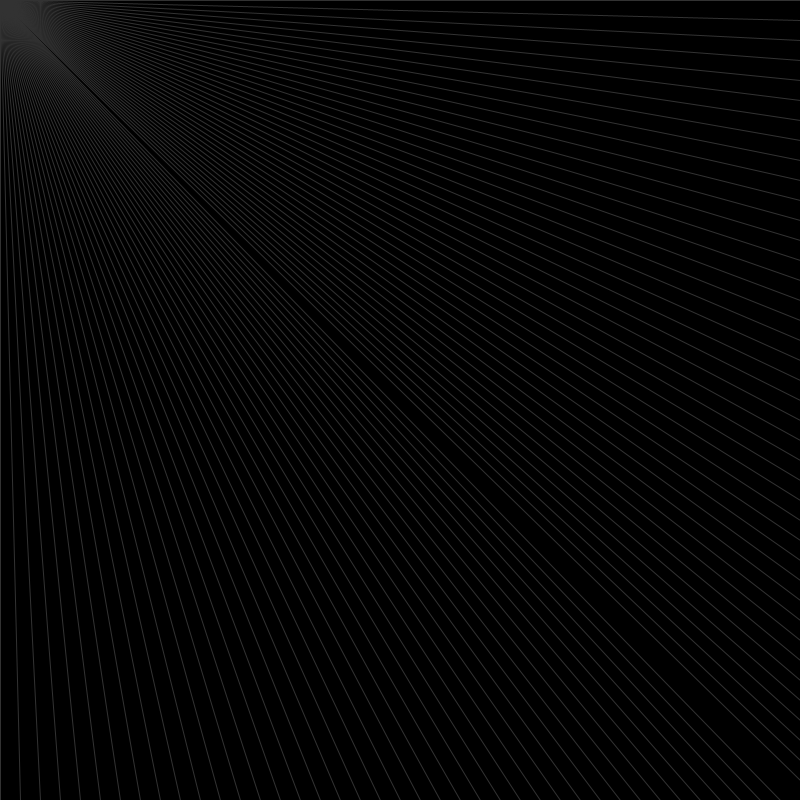
Frame 1 (no input)
Frame 60 (the mouse pressed at the canvas centre just before this capture): identical to frame 1, image omitted
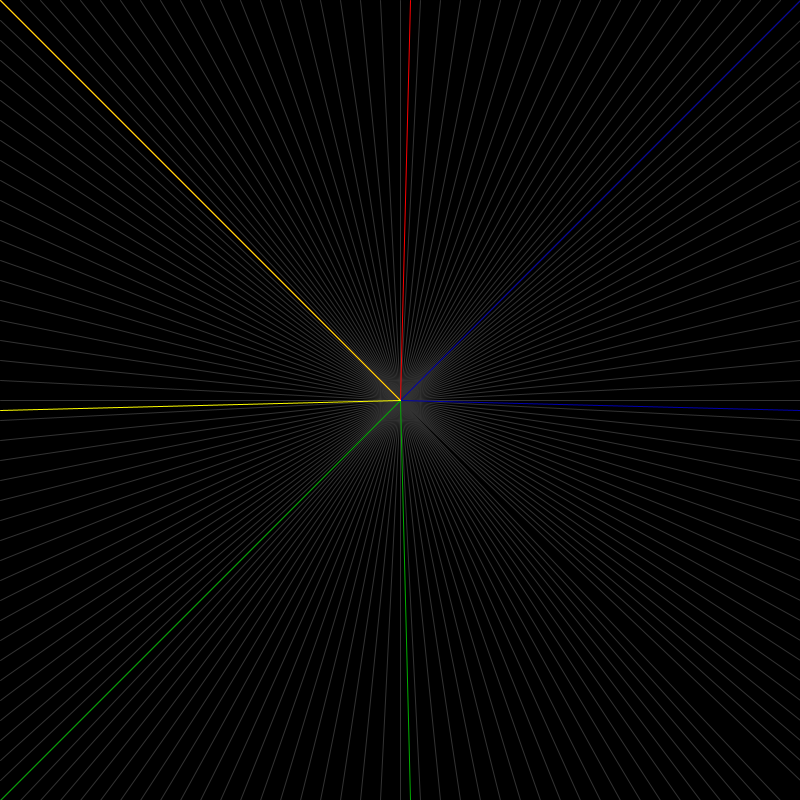
Frame 120 (the mouse held since frame 60 and released just before this capture)

The Processing sketch that drew these frames (run headless with seeded random() and noise(); from frame 60 on, the mouse is pressed at the canvas centre):

// Processing sketch: processing_91308
// ── processing_91308.pde

//Ana Cecilia Thompson 
//Multiple objects
//February 27th



void setup() {
  size(800, 800);
}

void draw() {
  background(0);

//grey lines
  for ( int x = 0; x<width; x+=20) {
    stroke(50);
    line (mouseX, mouseY, x, 0);
  }

  for ( int x = 0; x<width; x+=20) {
    stroke (50);
    line (mouseX, mouseY, x, 800);
  }

  for ( int y = 0; y<width; y+=20) {
    stroke (50);
    line (mouseX, mouseY, 800, y);
  }

  for ( int y = 0; y<width; y+=20) {
    stroke (50);
    line (mouseX, mouseY, 0, y);
  }

  if (mousePressed==true) {
    
    //color lines
    for (int x = 0; x<width; x+=mouseX+10) {
      stroke(255, 0, 0);
      line (mouseX, mouseY, x, 0);
    }

    for (int x = 0; x<width; x+=mouseX+10) {
      stroke(0, 175, 0);
      line (mouseX, mouseY, x, 800);
    }

    for (int y = 0; y<width; y+=mouseY+10) {
      stroke(0, 0, 175);
      line (mouseX, mouseY, 800, y);
    }

    for (int y = 0; y<width; y+=mouseY+10) {
      stroke(255, 255, 0);
      line (mouseX, mouseY, 0, y);
    }
  }
}
